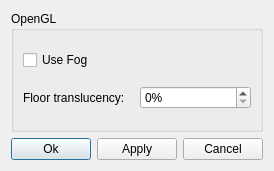
<?xml version="1.0" encoding="UTF-8"?>
<ui version="4.0">
 <class>SettingsDialog</class>
 <widget class="QDialog" name="SettingsDialog">
  <property name="geometry">
   <rect>
    <x>0</x>
    <y>0</y>
    <width>258</width>
    <height>171</height>
   </rect>
  </property>
  <property name="windowTitle">
   <string>Configure iCubGUI</string>
  </property>
  <layout class="QVBoxLayout" name="verticalLayout_2" stretch="80,20">
   <item>
    <widget class="QGroupBox" name="groupBox">
     <property name="title">
      <string>OpenGL</string>
     </property>
     <layout class="QVBoxLayout" name="verticalLayout">
      <item>
       <widget class="QCheckBox" name="fogCheck">
        <property name="text">
         <string>Use Fog</string>
        </property>
       </widget>
      </item>
      <item>
       <layout class="QHBoxLayout" name="horizontalLayout_2">
        <item>
         <widget class="QLabel" name="label">
          <property name="text">
           <string>Floor translucency:</string>
          </property>
         </widget>
        </item>
        <item>
         <widget class="QSpinBox" name="spinBox">
          <property name="suffix">
           <string>%</string>
          </property>
          <property name="maximum">
           <number>100</number>
          </property>
         </widget>
        </item>
       </layout>
      </item>
     </layout>
    </widget>
   </item>
   <item>
    <layout class="QHBoxLayout" name="horizontalLayout">
     <item>
      <widget class="QPushButton" name="btnOk">
       <property name="text">
        <string>Ok</string>
       </property>
      </widget>
     </item>
     <item>
      <widget class="QPushButton" name="btnApply">
       <property name="text">
        <string>Apply</string>
       </property>
      </widget>
     </item>
     <item>
      <widget class="QPushButton" name="btnCancel">
       <property name="text">
        <string>Cancel</string>
       </property>
      </widget>
     </item>
    </layout>
   </item>
  </layout>
 </widget>
 <resources/>
 <connections/>
</ui>
